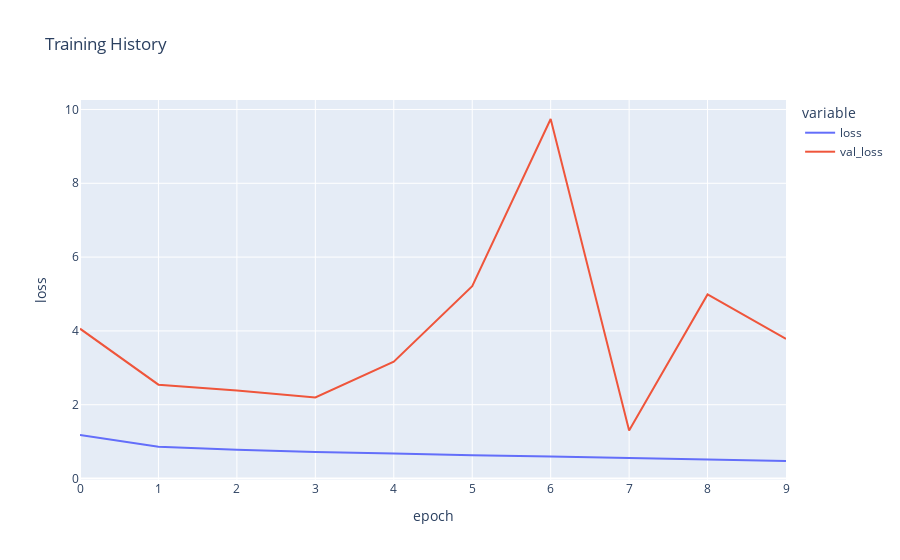

Write notebook code for a chart like this one.
### Code cell
fig = px.line(
    history_ethnicity.history, y=['loss', 'val_loss'],
    labels={'index': 'epoch', 'value': 'loss'}, 
    title='Training History')
fig.show()

### Figure 1 — Plotly figure (JSON) as saved in the notebook; plotly's stock layout.template omitted (floating-point values rounded to 4 significant figures)
{"data": [{"hovertemplate": "variable=loss<br>epoch=%{x}<br>loss=%{y}<extra></extra>", "legendgroup": "loss", "line": {"color": "#636efa", "dash": "solid"}, "marker": {"symbol": "circle"}, "mode": "lines", "name": "loss", "orientation": "v", "showlegend": true, "type": "scatter", "x": [0, 1, 2, 3, 4, 5, 6, 7, 8, 9], "xaxis": "x", "y": [1.177, 0.8619, 0.7814, 0.7175, 0.6797, 0.6294, 0.6007, 0.5544, 0.5044, 0.4758], "yaxis": "y"}, {"hovertemplate": "variable=val_loss<br>epoch=%{x}<br>loss=%{y}<extra></extra>", "legendgroup": "val_loss", "line": {"color": "#EF553B", "dash": "solid"}, "marker": {"symbol": "circle"}, "mode": "lines", "name": "val_loss", "orientation": "v", "showlegend": true, "type": "scatter", "x": [0, 1, 2, 3, 4, 5, 6, 7, 8, 9], "xaxis": "x", "y": [4.061, 2.544, 2.385, 2.199, 3.169, 5.212, 9.742, 1.3, 4.988, 3.784], "yaxis": "y"}], "layout": {"legend": {"title": {"text": "variable"}, "tracegroupgap": 0}, "title": {"text": "Training History"}, "xaxis": {"anchor": "y", "domain": [0, 1], "title": {"text": "epoch"}}, "yaxis": {"anchor": "x", "domain": [0, 1], "title": {"text": "loss"}}}}
